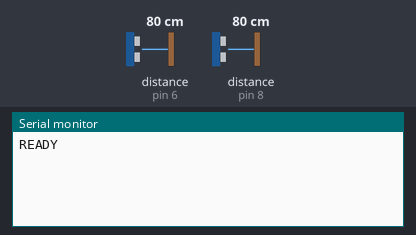
Simulated run of this sketch. Board: Arduino Uno, built with avr-gcc and run on an emulated ATmega328P. Parts: the last lines printed to the serial monitor. Wiring (inferred from the names in the program): 2 × ultrasonic range finder: trigger pin 7, echo pin 6 / trigger pin 9, echo pin 8. Inputs (shaded band) come from the test bench; at power-on: distance to the obstacle (sensors on pin 8, pin 6) 80 cm. The echo pulse lasts 58.3 µs per cm.

Above: at 1.2 s.
1.3 s: distance to the obstacle (sensor on pin 8) set to 2 cm
At 1.8 s:
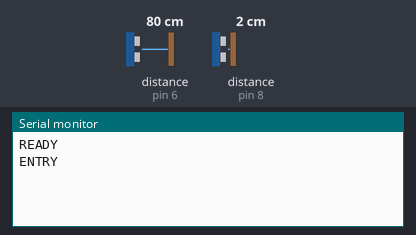
2.9 s: distance to the obstacle (sensor on pin 6) set to 2 cm
At 4.2 s:
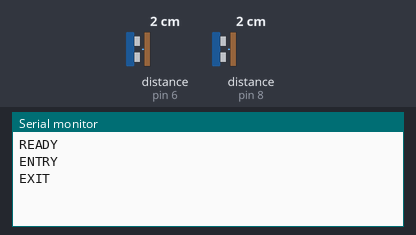

The sketch:

parking_arduino.ino
```cpp
  // // Parking Lot Counter using two Ultrasonic Sensors
  // // Entry Sensor: TRIG 9, ECHO 8
  // // Exit Sensor:  TRIG 7, ECHO 6

  // #define ENTRY_TRIG 9
  // #define ENTRY_ECHO 8
  // #define EXIT_TRIG 7
  // #define EXIT_ECHO 6

  // const int totalSlots = 40;     // Total parking spaces
  // int currentCount = 0;          // Number of vehicles currently parked

  // // Threshold distance (in cm) to detect a car
  // const int detectThreshold = 5;

  // // To prevent double counting
  // bool entryDetected = false;
  // bool exitDetected = false;

  // long getDistance(int trigPin, int echoPin) {
  //   digitalWrite(trigPin, LOW);
  //   delayMicroseconds(2);
  //   digitalWrite(trigPin, HIGH);
  //   delayMicroseconds(10);
  //   digitalWrite(trigPin, LOW);

  //   long duration = pulseIn(echoPin, HIGH, 30000); // timeout 30ms
  //   long distance = duration * 0.034 / 2;
  //   return distance;
  // }

  // void setup() {
  //   Serial.begin(9600);

  //   pinMode(ENTRY_TRIG, OUTPUT);
  //   pinMode(ENTRY_ECHO, INPUT);
  //   pinMode(EXIT_TRIG, OUTPUT);
  //   pinMode(EXIT_ECHO, INPUT);

  //   Serial.println("Parking Counter Initialized");
  //   Serial.print("Available Slots: ");
  //   Serial.println(totalSlots - currentCount);
  // }

  // void loop() {
  //   long entryDistance = getDistance(ENTRY_TRIG, ENTRY_ECHO);
  //   long exitDistance = getDistance(EXIT_TRIG, EXIT_ECHO);

  //   // Entry Detection
  //   if (entryDistance > 0 && entryDistance < detectThreshold && !entryDetected) {
  //     if (currentCount < totalSlots) {
  //       currentCount++;
  //       Serial.print("Car Entered | Count: ");
  //       Serial.println(currentCount);
  //       Serial.print("Available Slots: ");
  //       Serial.println(totalSlots - currentCount);
  //     } else {
  //       Serial.println("Parking Full! Cannot Enter.");
  //     }
  //     entryDetected = true;
  //   }

  //   // Reset entry detection when object moves away
  //   if (entryDistance > detectThreshold + 5) {
  //     entryDetected = false;
  //   }

  //   // Exit Detection
  //   if (exitDistance > 0 && exitDistance < detectThreshold && !exitDetected) {
  //     if (currentCount > 0) {
  //       currentCount--;
  //       Serial.print("Car Exited  | Count: ");
  //       Serial.println(currentCount);
  //       Serial.print("Available Slots: ");
  //       Serial.println(totalSlots - currentCount);
  //     } else {
  //       Serial.println("Lot Empty! No car to exit.");
  //     }
  //     exitDetected = true;
  //   }

  //   // Reset exit detection when object moves away
  //   if (exitDistance > detectThreshold + 5) {
  //     exitDetected = false;
  //   }

  //   delay(200); // small delay for stability
  // }


// Simplified Parking Counter - Sends ENTRY/EXIT via Serial
#define ENTRY_TRIG 9
#define ENTRY_ECHO 8
#define EXIT_TRIG 7
#define EXIT_ECHO 6

const int totalSlots = 40;
int currentCount = 0;
const int detectThreshold = 5;

bool entryDetected = false;
bool exitDetected = false;

long getDistance(int trigPin, int echoPin) {
  digitalWrite(trigPin, LOW);
  delayMicroseconds(2);
  digitalWrite(trigPin, HIGH);
  delayMicroseconds(10);
  digitalWrite(trigPin, LOW);

  long duration = pulseIn(echoPin, HIGH, 30000);
  long distance = duration * 0.034 / 2;
  return distance;
}

void setup() {
  Serial.begin(9600);

  pinMode(ENTRY_TRIG, OUTPUT);
  pinMode(ENTRY_ECHO, INPUT);
  pinMode(EXIT_TRIG, OUTPUT);
  pinMode(EXIT_ECHO, INPUT);

  Serial.println("READY");
}

void loop() {
  long entryDistance = getDistance(ENTRY_TRIG, ENTRY_ECHO);
  long exitDistance = getDistance(EXIT_TRIG, EXIT_ECHO);

  // Entry Detection
  if (entryDistance > 0 && entryDistance < detectThreshold && !entryDetected) {
    if (currentCount < totalSlots) {
      currentCount++;
      Serial.println("ENTRY");
    }
    entryDetected = true;
  }

  if (entryDistance > detectThreshold + 5) {
    entryDetected = false;
  }

  // Exit Detection
  if (exitDistance > 0 && exitDistance < detectThreshold && !exitDetected) {
    if (currentCount > 0) {
      currentCount--;
      Serial.println("EXIT");
    }
    exitDetected = true;
  }

  if (exitDistance > detectThreshold + 5) {
    exitDetected = false;
  }

  delay(200);
}
```

Measured:
- after the input at 1.3 s, the serial monitor: prints a new line after 0.18 s (image 1)
- after the input at 2.9 s, the serial monitor: prints a new line at once (image 2)
